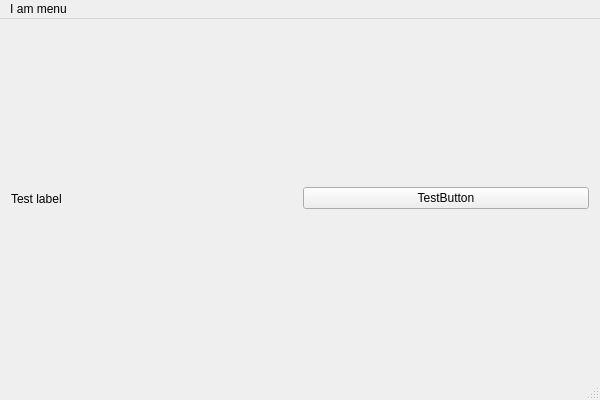
<?xml version="1.0" encoding="UTF-8"?>
<ui version="4.0">
 <class>FramelessWindow</class>
 <widget class="QMainWindow" name="FramelessWindow">
  <property name="geometry">
   <rect>
    <x>0</x>
    <y>0</y>
    <width>600</width>
    <height>400</height>
   </rect>
  </property>
  <property name="windowTitle">
   <string>FramelessWindow</string>
  </property>
  <widget class="QWidget" name="centralWidget">
   <layout class="QHBoxLayout" name="horizontalLayout">
    <item>
     <widget class="QLabel" name="label">
      <property name="text">
       <string>Test label</string>
      </property>
     </widget>
    </item>
    <item>
     <widget class="QPushButton" name="pushButton">
      <property name="text">
       <string>TestButton</string>
      </property>
     </widget>
    </item>
   </layout>
  </widget>
  <widget class="DraggableMenuBar" name="qMenuBarMain">
   <property name="geometry">
    <rect>
     <x>0</x>
     <y>0</y>
     <width>600</width>
     <height>22</height>
    </rect>
   </property>
   <widget class="QMenu" name="qMenu">
    <property name="title">
     <string>I am menu</string>
    </property>
   </widget>
   <addaction name="qMenu"/>
  </widget>
  <widget class="QStatusBar" name="statusBar"/>
 </widget>
 <layoutdefault spacing="6" margin="11"/>
 <customwidgets>
  <customwidget>
   <class>DraggableMenuBar</class>
   <extends>QMenuBar</extends>
   <header>../../../FramelessWindow/draggablemenubar.h</header>
  </customwidget>
 </customwidgets>
 <resources>
  <include location="framelesswindow.qrc"/>
 </resources>
 <connections/>
</ui>
